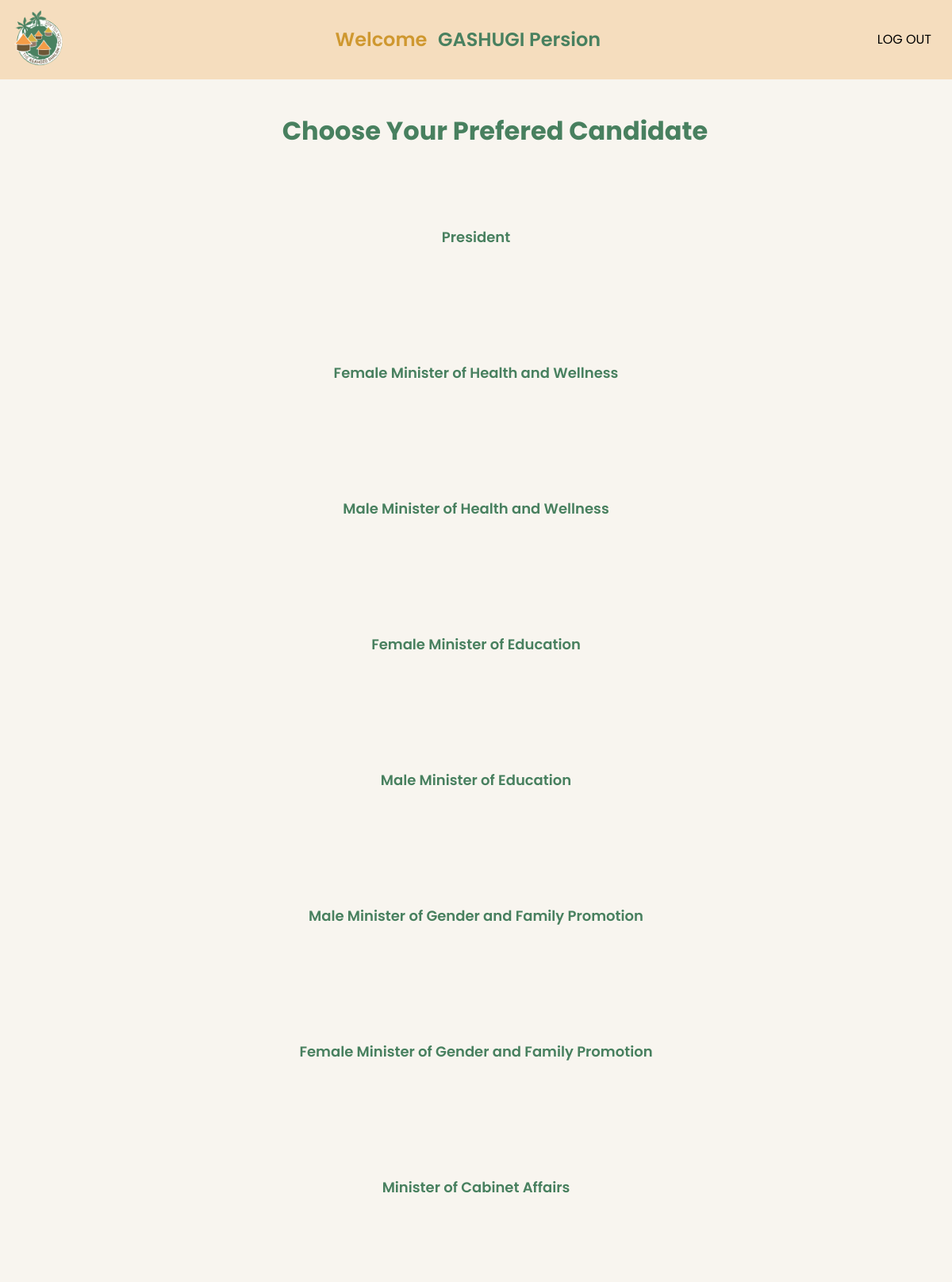
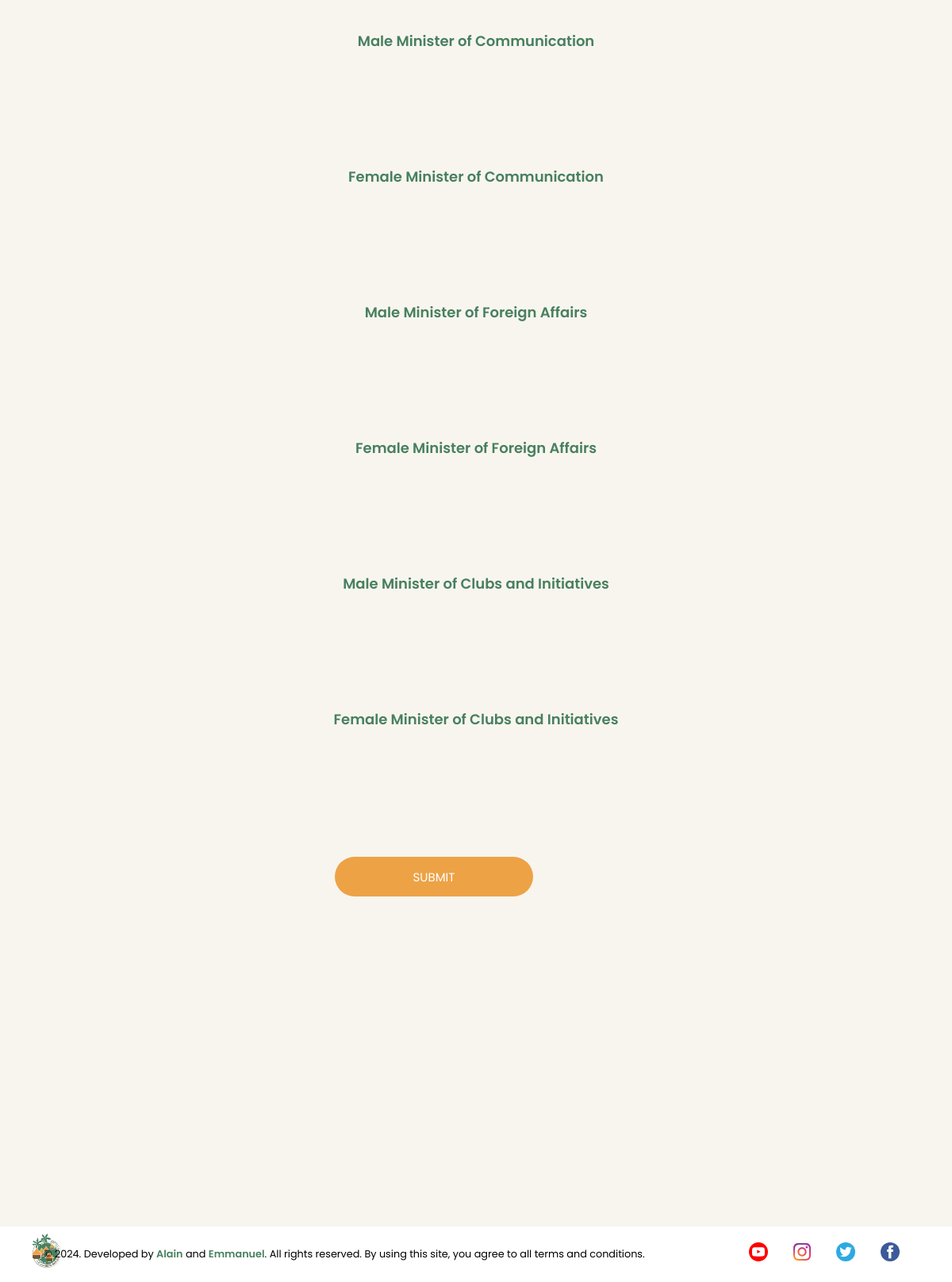
/votingInterface.php (signed in), run on the app's committed database (2 pictures, top to bottom).
### tables this page shows
CREATE TABLE `positions` (
  `positionId` int(11) NOT NULL,
  `Name` varchar(255) DEFAULT NULL
);

### votingInterface.php (the view, shortened to what this page needs)
<!DOCTYPE html>
<html lang="en">
<head>
    <link rel="stylesheet" href="votingInterface.css">
</head>
<body>
<?php
    include('adminConn.php');
    $qury = "SELECT * FROM votes WHERE `UserId`='{$_SESSION['ID']}'";
    $r=mysqli_query($conn,$qury);
    $w=mysqli_fetch_assoc($r);
    if($w){
        header('location: congs.php');
    }
    else{
        echo "<nav>
        <img src='.\Assets\Agahozo+Shalom+Logo.png' alt='Logo' class='logo'>
        <div class='nav-brand'><span class=\"welcomeBack\">Welcome</span> {$_SESSION['name']}</div>
        <a href='front.php' class='logout'>LOG OUT</a>
    </nav>";
?>
    <section class='mainContainer'>
    <h2 style="margin-left: 3rem; font-size: 32px; color: #48805F;font-weight: 700; padding-top: 2.6rem;
    text-align: center;" >Choose Your Prefered Candidate</h2>
    <div class="candCont">
        <?php
        include('adminConn.php');
        $levels=$_SESSION['Level'];
    if($levels==111){
        $query1 = "SELECT * FROM positions WHERE (positionId = 22 OR positionId = 23)";
    }else{
        $query1 = "SELECT * FROM positions WHERE NOT (positionId = 22 OR positionId = 23)";
    }
        $record1 = mysqli_query($conn, $query1);
        echo "<form action=\"votesSubmit.php\" method=\"POST\">";
        while($row1 = mysqli_fetch_assoc($record1)){
                echo " <h1 style=\"text-align: center; padding: 1rem 0; font-size: 18px; color: #48805F; margin-top: 5rem; font-weight: 600;\">". $row1['Name']."</h1>";
            echo "<div class=\"president\">";
            }
                    echo "<div style='text-align: center; float:right'>";
                    echo "<button type=\"submit\" name=\"submitVotes\" style=\"    margin-right: 33rem;
                    margin-top: 7rem;
                    width: 250px;
                    height: 50px;\" position: \"relative\";
                    bottom: 0;
                    right: 38rem;
                    top: 20rem;\">SUBMIT</button>";
                    echo "</div>";
                echo "</form>";
                ?>
        </div>
    </section>
    <?php  }?>
    <footer>
        <div class="logo2">
            <img  src="./Assets/Agahozo+Shalom+Logo.png" alt="logo" style="height: 50px; width: 50px; margin-left: -2rem;">
        </div>
        <div class="copyRight">
            <p style="font-size: 0.8em;">&copy; 2024. Developed by <span style="color: #48805F; font-weight: 600;">Alain</span> and <span style="color: #48805F; font-weight: 600;">Emmanuel</span>. All rights reserved.
                By using this site, you agree to all terms and conditions.</p>
        </div>
        <div class="footerLinks">
            <ul class="socialMedia">
                <li>
                    <a href="https://www.youtube.com/results?search_query=agahozo+shalom+youth+village" target="_blank"></a>
                </li>
                <li>
                    <a href="https://www.instagram.com/agahozoshalom/?hl=en" target="_blank"></a>
                </li>
                <li>
                    <a href="https://twitter.com/i/flow/login?redirect_after_login=%2Fasyv" target="_blank"></a>
                </li>
                <li>
                    <a href="https://www.facebook.com/AgahozoShalom/" target="_blank"></a>
                </li>
            </ul>
        </div>
    </footer>
</body>
</html>

### votingInterface.css (style rules this page uses)
* { padding: 0; margin: 0; box-sizing: border-box; font-family: 'Poppins', sans-serif; }
body { background-color: #F8F5EF; }
.mainContainer { display: flex; flex-direction: column; }
.president { position: relative; margin-top: 2rem; z-index: 1; }
button { display: flex; justify-content: center; align-items: center; height: 40px; width: 160px; background-color: #EDA246; color: white; border: none; border-radius: 30px; font-size: 14px; font-family: 'Poppins', sans-serif; cursor: pointer; }
button { display: flex; justify-content: center; align-items: center; height: 40px; width: 150px; background-color: #EDA246; color: white; border: none; border-radius: 30px; font-size: 15px; font-family: 'Poppins', sans-serif; cursor: pointer; margin-bottom: 3rem; }
svg { position: absolute; top: 2rem; right: 2rem; }
footer { width: 100%; height: 70px; background-color: #fff; display: flex; align-items: center; justify-content: space-around; margin-top: 23rem; }
.copyRight { margin-left: -10rem; }
.socialMedia { display: flex; gap: 2rem; }
ul { display: flex; align-items: center; justify-content: flex-start; gap: 3rem; }
ul li { text-decoration: none; list-style: none; cursor: pointer; }
a { color: #000; text-decoration: none; }
a:link { color: #000; }

### votingInterface.php (style rules this page uses)
* { margin: 0; padding: 0; box-sizing: border-box; }
nav { background-color: #eda2464a; color: #fff; display: flex; justify-content: space-between; align-items: center; padding: 10px; z-index: 10; }
.logo { width: 80px; }
.nav-brand { font-size: 1.5rem; font-weight: bold; color: #48805F; font-weight: 600; }
.logout { padding: 8px 16px; border: none; background-color: #eda24600; color: #000; cursor: pointer; }
a { color: #000; text-decoration: none; }
.logout:link { color: #000; }
.welcomeBack { font-size: 1.5rem; color: #cf9830; margin-right: 0.5rem; font-weight: 600; }

### data on the page
positions: Name "President"
positions: Name "Female Minister of Health and Wellness"
positions: Name "Male Minister of Health and Wellness"
positions: Name "Female Minister of Education"
positions: Name "Male Minister of Education"
positions: Name "Male Minister of Gender and Family Promotion"
positions: Name "Female Minister of Gender and Family Promotion"
positions: Name "Minister of Cabinet Affairs"
positions: Name "Male Minister of Communication"
positions: Name "Female Minister of Communication"
positions: Name "Male Minister of Foreign Affairs"
positions: Name "Female Minister of Foreign Affairs"
positions: Name "Male Minister of Clubs and Initiatives"
positions: Name "Female Minister of Clubs and Initiatives"

### other printed values
$_SESSION['name'] "GASHUGI Persion"
